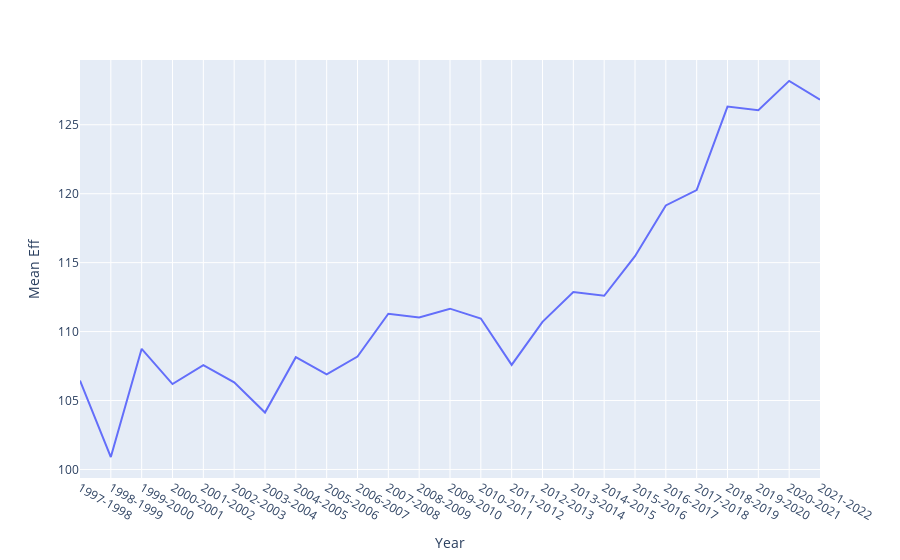

Source (notebook cell):
### Code cell
fig = px.line(df_tendency, x='Year', y = 'Mean Eff')
fig

### Figure 1 — Plotly figure (JSON) as saved in the notebook; plotly's stock layout.template omitted (floating-point values rounded to 4 significant figures)
{"data": [{"hovertemplate": "Year=%{x}<br>Mean Eff=%{y}<extra></extra>", "legendgroup": "", "line": {"color": "#636efa", "dash": "solid"}, "marker": {"symbol": "circle"}, "mode": "lines", "name": "", "orientation": "v", "showlegend": false, "type": "scatter", "x": ["1997-1998", "1998-1999", "1999-2000", "2000-2001", "2001-2002", "2002-2003", "2003-2004", "2004-2005", "2005-2006", "2006-2007", "2007-2008", "2008-2009", "2009-2010", "2010-2011", "2011-2012", "2012-2013", "2013-2014", "2014-2015", "2015-2016", "2016-2017", "2017-2018", "2018-2019", "2019-2020", "2020-2021", "2021-2022"], "xaxis": "x", "y": [106.4, 100.9, 108.8, 106.2, 107.6, 106.3, 104.1, 108.1, 106.9, 108.2, 111.3, 111.0, 111.7, 110.9, 107.6, 110.7, 112.9, 112.6, 115.5, 119.1, 120.3, 126.3, 126.1, 128.2, 126.8], "yaxis": "y"}], "layout": {"legend": {"tracegroupgap": 0}, "margin": {"t": 60}, "xaxis": {"anchor": "y", "domain": [0, 1], "title": {"text": "Year"}}, "yaxis": {"anchor": "x", "domain": [0, 1], "title": {"text": "Mean Eff"}}}}
